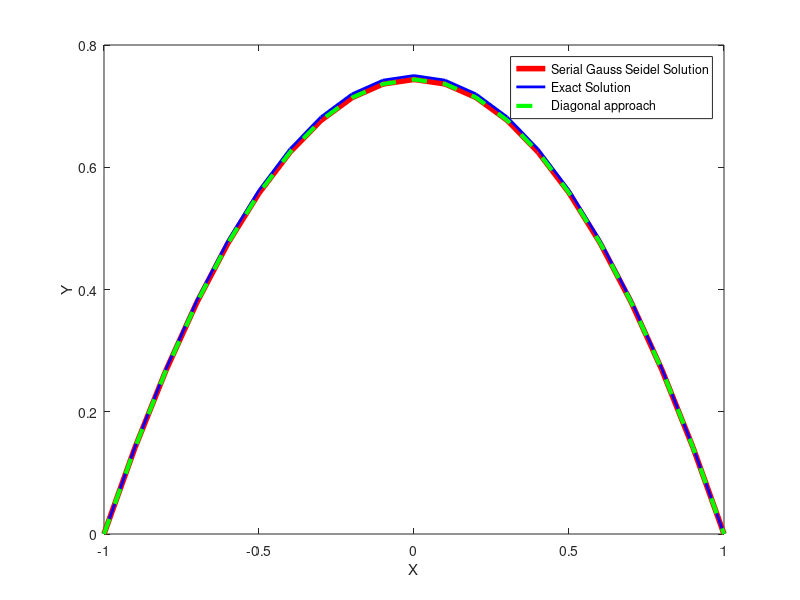

The MATLAB script that drew this image:
red_balck = [0 0.1414 0.267854 0.379386 0.476018 0.557769 0.624654 0.676684 0.713869 0.736211 0.743711 0.736365 0.714165 0.677101 0.625158 0.55832 0.476568 0.379882 0.26824 0.14162 0];
y2 = [-0 0.1425 0.27 0.3825 0.48 0.5625 0.63 0.6825 0.72 0.7425 0.75 0.7425 0.72 0.6825 0.63 0.5625 0.48 0.3825 0.27 0.1425 -0];
diag_method = [0 0.1414 0.267854 0.379386 0.476018 0.557769 0.624654 0.676684 0.713869 0.736211 0.743711 0.736365 0.714165 0.677101 0.625158 0.55832 0.476568 0.379882 0.26824 0.14162 0];
x = linspace(-1,1,21);
figure
plot(x, red_balck, 'r-', 'LineWidth', 4, 'DisplayName', 'Serial Gauss Seidel Solution')
xlabel("X")
ylabel("Y")
hold on
plot(x, y2, 'b-', 'LineWidth', 2, 'DisplayName', 'Exact Solution')
hold on
plot(x, diag_method, 'g--', 'LineWidth', 3, 'DisplayName', 'Diagonal approach')
legend()